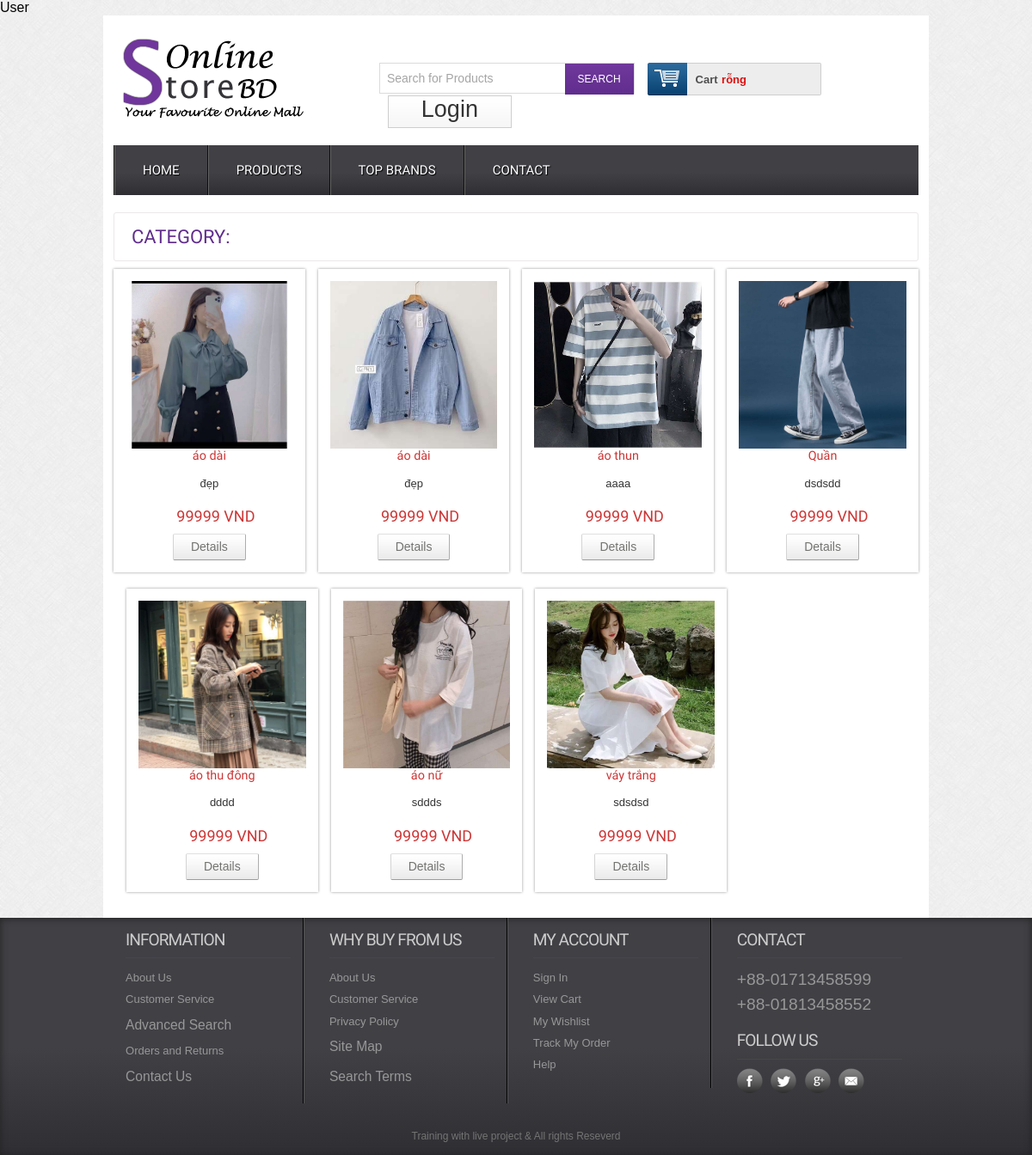
Screenshot of /productbycat.php?cat_id=7 with the database file from the repository.
### tables this page shows
CREATE TABLE `tbl_product` (
  `product_id` int(11) NOT NULL,
  `product_Name` tinytext NOT NULL,
  `cat_id` int(11) NOT NULL,
  `brand_id` int(11) NOT NULL,
  `decription` text NOT NULL,
  `type` int(11) NOT NULL,
  `price` varchar(255) NOT NULL,
  `image` varchar(255) NOT NULL
);

### lib/database.php (called while the page is built, shortened)
<?php
Class Database{
   public $host   = DB_HOST;
   public $user   = DB_USER;
   public $pass   = DB_PASS;
   public $dbname = DB_NAME;
   public $link;
private function connectDB(){
   $this->link = new mysqli($this->host, $this->user, $this->pass,
    $this->dbname);
 }
public function select($query){
  $result = $this->link->query($query) or
   die($this->link->error.__LINE__);
  if($result->num_rows > 0){
    return $result;
  } else {
    return false;
  }
 }
}

### class/category.php (called while the page is built, shortened)
<?php
$filepath = realpath(dirname(__FILE__));
    require_once $filepath.'/../lib/database.php';
?>
<?php
    class category
    {
        private $db;
        public function __construct()
        {
            $this->db=new Database();
        }
        public function product_by_cat($id){
            $query="select * from tbl_product where cat_id ='$id' order by cat_id desc limit 8";
            $result=$this->db->select($query);
            return $result;
        }
    }
?>

### productbycat.php (the view, shortened to what this page needs)
<?php
	include_once 'include/header.php';
?>
<?php
    if(!isset($_GET['cat_id']) || $_GET['cat_id']==NULL || $_GET['cat_id'] ==''){
        echo "<script> window.location='404.php'</script>";
    }else{
        $id=$_GET['cat_id'];
    }
?>
<div class="main">
    <div class="content">
        <div class="content_top">
            <div class="heading">
                <h3>category:</h3>
            </div>
        </div>
        <div class="section group">
            <?php
                $product_by_cat = $cat -> product_by_cat($id);
                if($product_by_cat){
                    while($result=$product_by_cat->fetch_assoc()){
            ?>
            <div class="grid_1_of_4 images_1_of_4">
                <a href="detail.php?product_id=<?php echo $result['product_id']?>"><img
                        src="admin/upload/<?php echo $result['image']?>" alt="" /></a>
                <h2><?php echo $result['product_Name']?> </h2>
                <p><?php echo $result['decription']?></p>
                <p><span class="price"><?php echo $result['price'] . " VND"?></span></p>
                <div class="button"><span><a href="detail.php?product_id=<?php echo $result['product_id']?>"
                            class="details">Details</a></span></div>
            </div>
            <?php }} ?>
        </div>
    </div>
</div>
</div>
<?php
include_once 'include/footer.php';
?>

### css/style.css (style rules this page uses)
html, body, div, span, applet, object, iframe, h1, h2, h3, h4, h5, h6, p, blockquote, pre, a, abbr, acronym, address, big, cite, code, del, dfn, em, img, ins, kbd, q, s, samp, small, strike, strong, sub, sup, tt, var, b, u, i, dl, dt, dd, ol, nav ul, nav li, fieldset, form, label, legend, table, caption, tbody, tfoot, thead, tr, th, td, article, aside, canvas, details, embed, figure, figcaption, footer, header, hgroup, menu, nav, output, ruby, section, summary, time, mark, audio, video { margin: 0; padding: 0; border: 0; font-size: 100%; font: inherit; vertical-align: baseline; }
a { text-decoration: none; }
img { max-width: 100%; }
body { font-family: Arial, Helvetica, sans-serif; background: url(../images/body_bg3.jpg); }
.section { clear: both; padding: 0px; margin: 0px; }
.group:before, .group:after { content: ""; display: table; }
.group:after { clear: both; }
.group { zoom: 1; }
.content { padding: 20px 0; background: #fff; }
.content h2 { font-size: 23px; color: #6c6c6c; font-family: "Monda", sans-serif; }
.content_top { padding: 15px 20px; border: 1px solid #ebe8e8; border-radius: 3px; }
.heading { float: left; margin-right: 10%; }
.heading h3 { font-family: "Monda", sans-serif; font-size: 22px; color: #602d8d; text-transform: uppercase; }
.grid_1_of_4 { display: block; float: left; margin: 1% 0 1% 1.6%; box-shadow: 0px 0px 3px rgb(150, 150, 150); }
.grid_1_of_4:first-child { margin-left: 0; }
.images_1_of_4 { width: 20.8%; padding: 1.5%; text-align: center; position: relative; }
.images_1_of_4 img { max-width: 100%; }
.images_1_of_4 h2 { color: #cc3636; font-family: "Monda", sans-serif; font-size: 0.9em; font-weight: normal; }
.images_1_of_4 p { font-size: 0.8125em; padding: 0.4em 0; color: #333; }
.images_1_of_4 p span.price { font-size: 18px; font-family: "Monda", sans-serif; color: #cc3636; margin-left: 15px; }
.images_1_of_4 .button { float: left; line-height: 1.9em; margin-top: 0.3em; width: 100%; }
.images_1_of_4 .button a { padding: 7px 20px; font-size: 0.8em; }
.images_1_of_4 .button a { font-family: "Trebuchet MS", Arial, Helvetica, sans-serif; font-size: 14px; line-height: 15px; text-transform: none; color: #737370; text-decoration: none !important; background: url(../images/button-bg.png) repeat-x 0 0 #e8e8e8; display: inline-block; border-left: 1px solid #d4d4d4 !important; border-right: 1px solid #adadad !important; border-top: 1px solid #e0e0e0 !important; border-bottom: 1px solid #9c9c9c !important; cursor: pointer !important; margin: 0 2px; border-radius: 2px; -moz-border-radius: 2px; -webkit-border-radius: 2px; -webkit-transition: all 0.5s ease; -moz-transition: all 0.5s ease; -o-transition: all 0.5s ease; transition: all 0.5s ease; }

### rows the page displays
tbl_product: image (picture), product_Name "áo dài", decription "đẹp", price "99999"
tbl_product: image (picture), product_Name "áo dài", decription "đẹp", price "99999"
tbl_product: image (picture), product_Name "áo thun", decription "aaaa", price "99999"
tbl_product: image (picture), product_Name "Quần", decription "dsdsdd", price "99999"
tbl_product: image (picture), product_Name "áo thu đông", decription "dddd", price "99999"
tbl_product: image (picture), product_Name "áo nữ", decription "sddds", price "99999"
tbl_product: image (picture), product_Name "váy trắng", decription "sdsdsd", price "99999"
